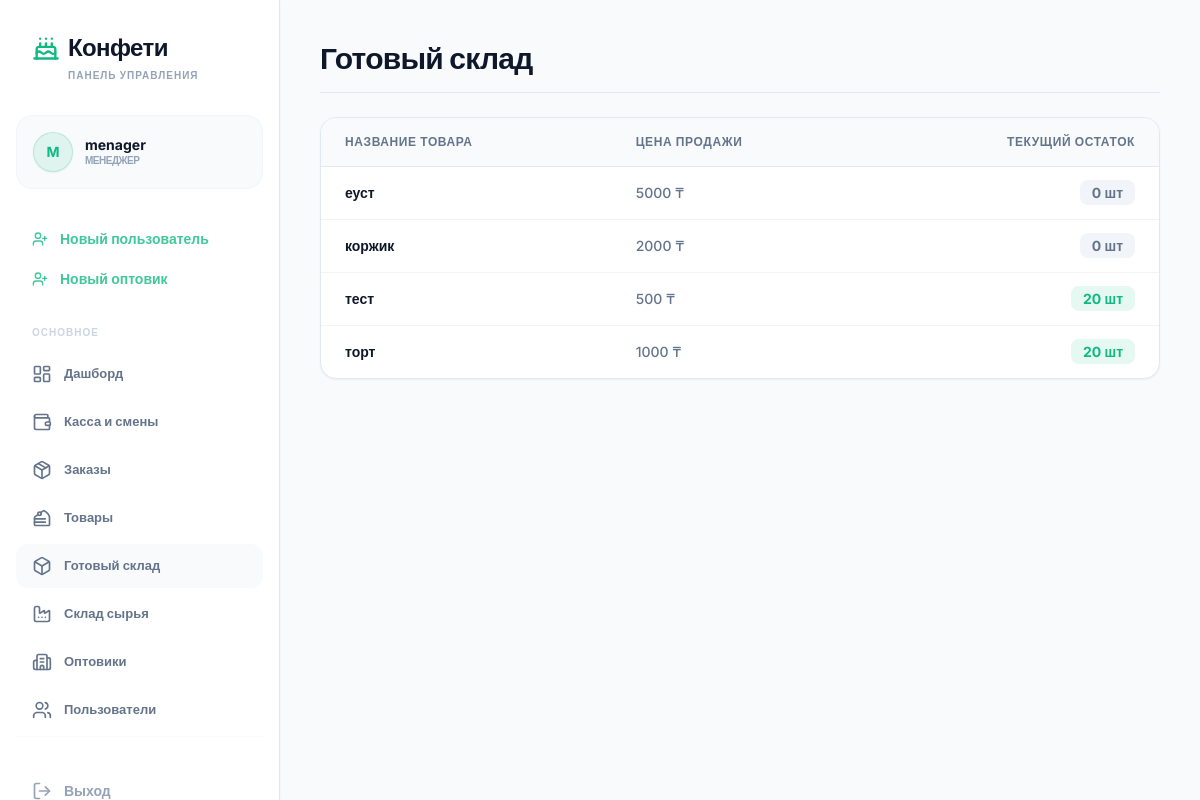
Screenshot of /manager/ready-stock/ (signed in) with the database file from the repository.
### core/models.py (models this page shows, shortened)
class User(AbstractUser):
    ROLE_CHOICES = (
        ('admin', 'Администратор'),
        ('manager', 'Менеджер'),
        ('worker', 'Рабочий'),
        ('wholesaler', 'Оптовик'),
    )
    role = models.CharField(max_length=20, choices=ROLE_CHOICES, default='worker', verbose_name='Роль')
    custom_role = models.ForeignKey(CustomRole, on_delete=models.SET_NULL, null=True, blank=True, verbose_name='Индивидуальная роль')
    created_by = models.ForeignKey('self', on_delete=models.SET_NULL, null=True, blank=True, verbose_name='Создан пользователем')
    class Meta:
        verbose_name = 'Пользователь'
        verbose_name_plural = 'Пользователи'

class Product(models.Model):
    name = models.CharField(max_length=200, verbose_name='Название')
    price = models.DecimalField(max_digits=12, decimal_places=0, verbose_name='Цена (₸)')
    stock_quantity = models.PositiveIntegerField(default=0, verbose_name='На готовом складе (шт)')
    class Meta:
        verbose_name = 'Товар'
        verbose_name_plural = 'Товары'

### core/views.py (the view)
# urls.py: path('manager/ready-stock/', views.manager_ready_stock, name='manager_ready_stock'),
@login_required
def manager_ready_stock(request):
    if request.user.role not in ['admin', 'manager']:
        return redirect('role_redirect')
    products = Product.objects.all().order_by('name')
    return render(request, 'manager_ready_stock.html', {'products': products})

### core/templates/manager_ready_stock.html
{% extends 'base.html' %}
{% block content %}
<div class="space-y-6 max-w-7xl mx-auto">
    <div class="flex items-center justify-between border-b border-slate-200 pb-4">
        <h2 class="text-3xl font-bold tracking-tight">Готовый склад</h2>
    </div>
    <div class="bg-white border border-slate-200 rounded-2xl shadow-sm overflow-hidden mt-8">
        <div class="overflow-x-auto w-full">
            <table class="w-full text-left whitespace-nowrap min-w-max">
                <thead>
                    <tr class="border-b border-slate-200 bg-slate-50 text-xs uppercase tracking-wider text-slate-500">
                        <th class="px-6 py-4 font-semibold">Название товара</th>
                        <th class="px-6 py-4 font-semibold">Цена продажи</th>
                        <th class="px-6 py-4 font-semibold text-right">Текущий остаток</th>
                    </tr>
                </thead>
                <tbody class="divide-y divide-slate-100 text-sm">
                    {% for p in products %}
                    <tr class="hover:bg-slate-50 transition-colors">
                        <td class="px-6 py-4 font-bold text-slate-900">{{ p.name }}</td>
                        <td class="px-6 py-4 font-medium text-slate-500">{{ p.price }} ₸</td>
                        <td class="px-6 py-4 text-right">
                            <span class="px-3 py-1 font-bold rounded-lg {% if p.stock_quantity > 0 %}bg-accent/10 text-accent{% else %}bg-slate-100 text-slate-500{% endif %}">
                                {{ p.stock_quantity }} шт
                            </span>
                        </td>
                    </tr>
                    {% empty %}
                    <tr>
                        <td colspan="3" class="px-6 py-8 text-center text-slate-400 italic">Товаров в каталоге пока нет</td>
                    </tr>
                    {% endfor %}
                </tbody>
            </table>
        </div>
    </div>
</div>
{% endblock %}

### core/templates/base.html (shortened to what this page needs)
<!DOCTYPE html>
<html lang="ru">
<head>
<script src="https://cdn.tailwindcss.com"></script>
</head>
<body class="flex h-screen overflow-hidden text-textmain antialiased bg-bgmain">
<aside id="sidebar" class="w-[280px] bg-sidebar hidden lg:flex flex-col h-full shrink-0 border-r border-cardborder shadow-sm transition-all duration-300">
<div class="p-8">
<h1 class="text-2xl font-black tracking-tight flex items-center gap-2"><i data-lucide="cake" class="text-accent w-7 h-7"></i><span class="text-slate-900">Конфети</span></h1>
<p class="text-[10px] uppercase font-bold text-slate-400 mt-1 tracking-widest pl-9">Панель управления</p>
</div>
<nav class="flex-1 px-4 space-y-1 overflow-y-auto">
{% if user.is_authenticated %}
<div class="mb-8 px-4 py-4 bg-slate-50 rounded-2xl border border-slate-100 group transition-all">
<div class="flex items-center gap-3">
<div class="w-10 h-10 rounded-full bg-accent/10 flex items-center justify-center text-accent font-bold border border-accent/20 text-sm shadow-sm">{{ user.username|first|upper }}</div>
<div class="flex-1 min-w-0">
<p class="text-sm font-bold truncate text-slate-900 leading-tight">{% if user.first_name %}{{ user.first_name }} {{ user.last_name }}{% else %}{{ user.username }}{% endif %}</p>
<p class="text-[10px] font-bold text-slate-400 uppercase tracking-tighter">{% if user.role == "admin" %}Администратор{% elif user.role == "manager" %}Менеджер{% elif user.role == "worker" %}Рабочий{% elif user.role == "wholesaler" %}Оптовик{% else %}{{ user.role }}{% endif %}</p>
</div>
</div>
</div>
{% if user.role == "admin" or user.role == "manager" %}
{% if not user.custom_role or user.custom_role.can_view_users %}
<a href="{% url 'create_worker' %}" class="flex items-center gap-3 px-4 py-2 text-accent/80 hover:text-accent font-bold transition-all group"><i data-lucide="user-plus" class="w-4 h-4"></i><span class="text-sm">Новый пользователь</span></a>
{% endif %}
{% if not user.custom_role or user.custom_role.can_view_wholesalers %}
<a href="{% url 'create_wholesaler' %}" class="flex items-center gap-3 px-4 py-2 text-accent/80 hover:text-accent font-bold transition-all group"><i data-lucide="user-plus" class="w-4 h-4"></i><span class="text-sm">Новый оптовик</span></a>
{% endif %}
<div class="pt-6 pb-2 px-4">
<p class="text-[10px] uppercase font-bold text-slate-300 tracking-widest">Основное</p>
</div>
<a href="{% url 'manager_dashboard' %}" class="flex items-center gap-3 px-4 py-3 rounded-xl text-slate-500 hover:bg-slate-50 transition-all group {% if 'dashboard' in request.path %}active-nav-item shadow-sm{% endif %}"><i data-lucide="layout-dashboard" class="w-5 h-5"></i><span class="text-[13px] font-bold">Дашборд</span></a>
{% if not user.custom_role or user.custom_role.can_view_cash %}
<a href="{% url 'cash_history' %}" class="flex items-center gap-3 px-4 py-3 rounded-xl text-slate-500 hover:bg-slate-50 transition-all group"><i data-lucide="wallet" class="w-5 h-5"></i><span class="text-[13px] font-bold">Касса и смены</span></a>
{% endif %}
{% if not user.custom_role or user.custom_role.can_view_orders %}
<a href="{% url 'manager_orders' %}" class="flex items-center gap-3 px-4 py-3 rounded-xl text-slate-500 hover:bg-slate-50 transition-all group"><i data-lucide="package" class="w-5 h-5"></i><span class="text-[13px] font-bold">Заказы</span></a>
{% endif %}
{% if not user.custom_role or user.custom_role.can_view_products %}
<a href="{% url 'manager_products' %}" class="flex items-center gap-3 px-4 py-3 rounded-xl text-slate-500 hover:bg-slate-50 transition-all group"><i data-lucide="cake-slice" class="w-5 h-5"></i><span class="text-[13px] font-bold">Товары</span></a>
{% endif %}
{% if not user.custom_role or user.custom_role.can_view_ready_stock %}
<a href="{% url 'manager_ready_stock' %}" class="flex items-center gap-3 px-4 py-3 rounded-xl text-slate-500 hover:bg-slate-50 transition-all group {% if request.path == '/manager/ready-stock/' %}bg-slate-50 font-bold{% endif %}"><i data-lucide="box" class="w-5 h-5"></i><span class="text-[13px] font-bold">Готовый склад</span></a>
{% endif %}
{% if not user.custom_role or user.custom_role.can_view_ingredients %}
<a href="{% url 'manager_ingredients' %}" class="flex items-center gap-3 px-4 py-3 rounded-xl text-slate-500 hover:bg-slate-50 transition-all group"><i data-lucide="factory" class="w-5 h-5"></i><span class="text-[13px] font-bold">Склад сырья</span></a>
{% endif %}
{% if not user.custom_role or user.custom_role.can_view_wholesalers %}
<a href="{% url 'manager_wholesalers' %}" class="flex items-center gap-3 px-4 py-3 rounded-xl text-slate-500 hover:bg-slate-50 transition-all group {% if request.path == '/manager/wholesalers/' %}bg-slate-50 font-bold{% endif %}"><i data-lucide="building-2" class="w-5 h-5"></i><span class="text-[13px] font-bold">Оптовики</span></a>
{% endif %}
{% if not user.custom_role or user.custom_role.can_view_users or user.custom_role.can_view_workers or user.custom_role.can_view_staff %}
<a href="{% url 'manager_workers' %}" class="flex items-center gap-3 px-4 py-3 rounded-xl text-slate-500 hover:bg-slate-50 transition-all group {% if request.path == '/manager/workers/' %}bg-slate-50 font-bold{% endif %}"><i data-lucide="users" class="w-5 h-5"></i>
<span class="text-[13px] font-bold">
{% if not user.custom_role or user.custom_role.can_view_users %}
Пользователи
{% elif user.custom_role.can_view_workers and not user.custom_role.can_view_staff %}
Рабочие
{% elif user.custom_role.can_view_staff %}
Сотрудники
{% else %}
Пользователи
{% endif %}
</span>
</a>
{% endif %}
{% endif %}
<div class="mt-auto pt-8 border-t border-slate-50">
<form action="{% url 'logout' %}" method="post">
<button type="submit" class="w-full flex items-center gap-3 px-4 py-3 rounded-xl text-slate-400 hover:text-slate-900 transition-all group"><i data-lucide="log-out" class="w-5 h-5"></i><span class="text-sm font-bold">Выход</span></button>
</form>
</div>
{% else %}
<a href="{% url 'login' %}" class="flex items-center gap-3 px-4 py-3 rounded-xl text-accent hover:bg-accent/5 font-bold"><i data-lucide="log-in" class="w-5 h-5"></i><span class="text-sm">Войти</span></a>
{% endif %}
</nav>
</aside>
<main class="flex-1 flex flex-col h-full w-full overflow-hidden">
<div id="mainScrollArea" class="flex-1 p-6 md:p-10 w-full max-w-[1400px] mx-auto overflow-y-auto">
{% block content %}{% endblock %}
</div>
</main>
</body>
</html>

### core/templates/base.html (style rules this page uses)
body { background-color: #f8fafc; color: #0f172a; font-family: 'Inter', sans-serif; }

### rows the page displays
User: username|first "M", username "menager"
Product: name "еуст", price "5000", stock_quantity "0"
Product: name "коржик", price "2000", stock_quantity "0"
Product: name "тест", price "500", stock_quantity "20"
Product: name "торт", price "1000", stock_quantity "20"
